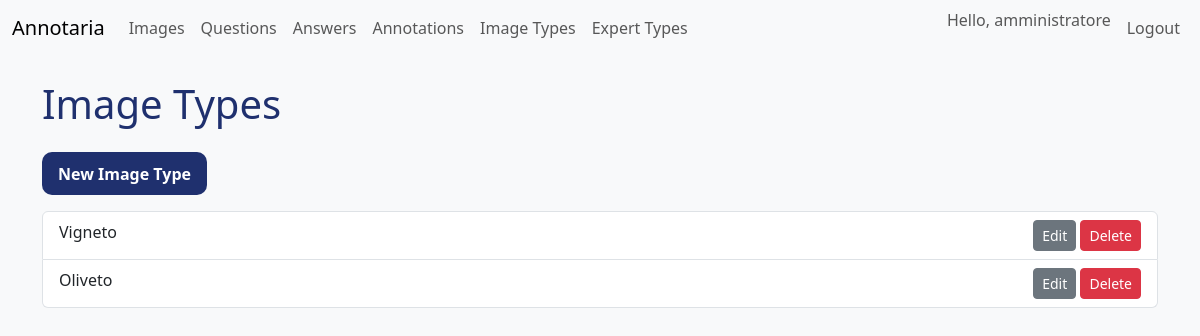
Page /ui/image-types (signed in) on the committed database.
### models.py (models this page shows)
class User(Base):
    __tablename__ = "users"
    id = Column(Integer, primary_key=True, index=True)
    username = Column(String, unique=True, index=True, nullable=False)
    hashed_password = Column(String, nullable=False)
    role = Column(String, nullable=False, default="Esperto")
    answers = relationship("Answer", back_populates="user")
    annotations = relationship("Annotation", back_populates="user")
    expert_types = relationship(
        "ExpertType", secondary=user_expert_types, back_populates="users"
    )

class ImageType(Base):
    __tablename__ = "image_types"
    id = Column(Integer, primary_key=True, index=True)
    name = Column(String, unique=True, nullable=False)
    images = relationship("Image", back_populates="image_type")

### routers/ui.py (the view)
@router.get(
    "/image-types",
    response_class=HTMLResponse,
)
def list_image_types(
    request: Request,
    user: UserModel = Depends(require_admin),
    db: Session = Depends(get_db),
):
    types = db.query(ImageTypeModel).all()
    return templates.TemplateResponse(
        "image_types.html", {"request": request, "types": types, "user": user}
    )

### templates/image_types.html
{% extends "base.html" %}
{% block content %}
<h1>Image Types</h1>
<a href="/ui/image-types/create" class="btn btn-primary mb-3">New Image Type</a>
<ul class="list-group">
{% for t in types %}
<li class="list-group-item d-flex justify-content-between">
    {{ t.name }}
    <span>
        <a href="/ui/image-types/{{ t.id }}/edit" class="btn btn-sm btn-secondary">Edit</a>
        <form method="post" action="/ui/image-types/{{ t.id }}/delete" class="d-inline">
            <button type="submit" class="btn btn-sm btn-danger">Delete</button>
        </form>
    </span>
</li>
{% endfor %}
</ul>
{% endblock %}

### templates/base.html (shortened to what this page needs)
<!DOCTYPE html>
<html lang="en">
<head>
    <link href="https://cdn.jsdelivr.net/npm/bootstrap@5.3.0/dist/css/bootstrap.min.css" rel="stylesheet">
    <link rel="stylesheet" href="/static/css/style.css">
</head>
<body>
<nav class="navbar navbar-expand-lg navbar-light bg-light mb-4">
    <div class="container-fluid">
        <a class="navbar-brand" href="/ui">Annotaria</a>
        <div class="collapse navbar-collapse">
            <ul class="navbar-nav me-auto mb-2 mb-lg-0">
                <li class="nav-item"><a class="nav-link" href="/ui/images">Images</a></li>
                {% if user and user.role == 'Amministratore' %}
                <li class="nav-item"><a class="nav-link" href="/ui/questions">Questions</a></li>
                <li class="nav-item"><a class="nav-link" href="/ui/answers">Answers</a></li>
                <li class="nav-item"><a class="nav-link" href="/ui/annotations">Annotations</a></li>
                <li class="nav-item"><a class="nav-link" href="/ui/image-types">Image Types</a></li>
                <li class="nav-item"><a class="nav-link" href="/ui/expert-types">Expert Types</a></li>
                {% endif %}
            </ul>
            <ul class="navbar-nav ms-auto mb-2 mb-lg-0">
                {% if user %}
                <li class="nav-item">
                    <span class="navbar-text me-2">Hello, {{ user.username }}</span>
                </li>
                <li class="nav-item">
                    <form action="/ui/logout" method="post" class="d-inline">
                        <button type="submit" class="btn btn-link nav-link">Logout</button>
                    </form>
                </li>
                {% else %}
                <li class="nav-item"><a class="nav-link" href="/ui/login">Login</a></li>
                <li class="nav-item"><a class="nav-link" href="/ui/register">Register</a></li>
                {% endif %}
            </ul>
        </div>
    </div>
</nav>
<div class="container">
{% block content %}{% endblock %}
</div>
</body>
</html>

### static/css/style.css (style rules this page uses)
body { font-family: 'Segoe UI', sans-serif; background-color: #f8f9fa; }
h1, h2, h3 { color: #1f306e; margin-bottom: 1.5rem; }
.btn-primary, .btn-submit { border-radius: 10px; background-color: #1f306e; border: none; padding: 0.6rem 1rem; color: white; font-weight: bold; font-size: 1rem; }

### rows in the picture
User: username "amministratore"
ImageType: name "Vigneto"
ImageType: name "Oliveto"
